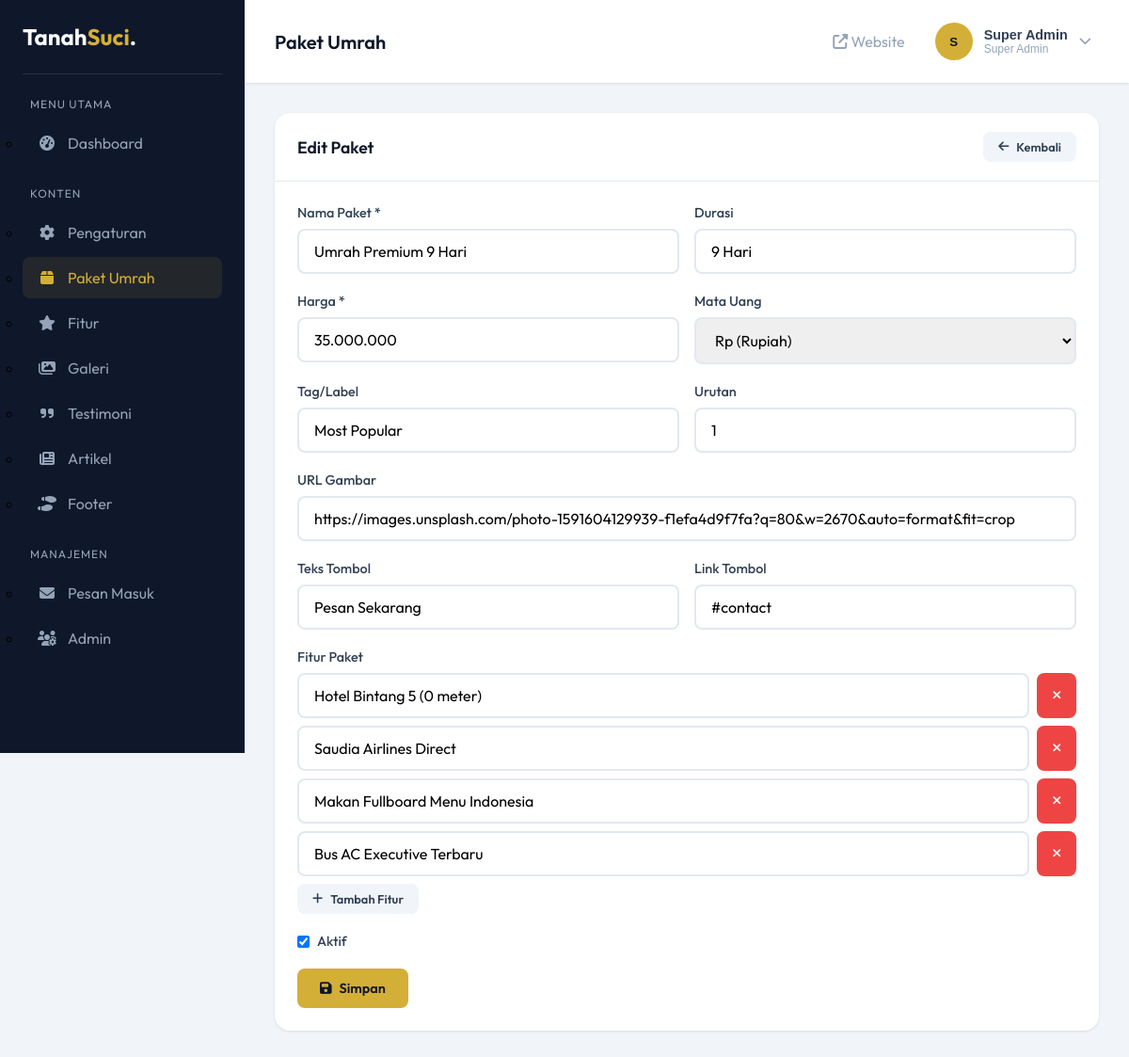
Screenshot of /admin/packages.php?action=edit&id=1 (signed in) with the database file from the repository.
### tables this page shows
CREATE TABLE IF NOT EXISTS packages (
    id INT AUTO_INCREMENT PRIMARY KEY,
    name VARCHAR(150) NOT NULL COMMENT 'Nama paket',
    price VARCHAR(50) NOT NULL COMMENT 'Harga paket (format: Rp 35.000.000)',
    currency VARCHAR(10) DEFAULT 'Rp' COMMENT 'Mata uang',
    duration VARCHAR(50) COMMENT 'Durasi paket (contoh: 9 Hari)',
    image_url VARCHAR(255) COMMENT 'URL gambar paket',
    tag VARCHAR(50) COMMENT 'Tag/label (contoh: Most Popular)',
    button_text VARCHAR(100) DEFAULT 'Pesan Sekarang' COMMENT 'Teks tombol CTA',
    button_link VARCHAR(255) DEFAULT '#contact' COMMENT 'Link tombol CTA',
    package_order INT DEFAULT 0 COMMENT 'Urutan tampilan',
    delay_class VARCHAR(20) DEFAULT '' COMMENT 'CSS class untuk delay animasi',
    is_active TINYINT(1) DEFAULT 1 COMMENT '1 = aktif, 0 = nonaktif',
    created_at TIMESTAMP DEFAULT CURRENT_TIMESTAMP,
    updated_at TIMESTAMP DEFAULT CURRENT_TIMESTAMP ON UPDATE CURRENT_TIMESTAMP
);

CREATE TABLE IF NOT EXISTS package_features (
    id INT AUTO_INCREMENT PRIMARY KEY,
    package_id INT NOT NULL COMMENT 'ID paket (foreign key)',
    feature_text VARCHAR(255) NOT NULL COMMENT 'Teks fitur',
    feature_order INT DEFAULT 0 COMMENT 'Urutan tampilan',
    is_active TINYINT(1) DEFAULT 1 COMMENT '1 = aktif, 0 = nonaktif',
    created_at TIMESTAMP DEFAULT CURRENT_TIMESTAMP,
    FOREIGN KEY (package_id) REFERENCES packages(id) ON DELETE CASCADE
);

### admin/packages.php (the view, shortened to what this page needs)
<?php
$action = $_GET['action'] ?? 'list';
$editId = $_GET['id'] ?? null;
$db = getDB();
$package = null;
$packageFeatures = [];
if ($action === 'edit' && $editId) {
    $stmt = $db->prepare("SELECT * FROM packages WHERE id = ?");
    $stmt->execute([$editId]);
    $package = $stmt->fetch();
    if ($package) {
        $stmt = $db->prepare("SELECT * FROM package_features WHERE package_id = ? ORDER BY feature_order");
        $stmt->execute([$editId]);
        $packageFeatures = $stmt->fetchAll();
    }
}
$packages = $db->query("SELECT * FROM packages ORDER BY package_order, id")->fetchAll();
require_once 'includes/header.php';
?>
<?php if ($action === 'add' || ($action === 'edit' && $package)): ?>
<div class="card">
    <div class="card-header">
        <h3 class="card-title"><?= $action === 'edit' ? 'Edit Paket' : 'Tambah Paket Baru' ?></h3>
        <a href="packages.php" class="btn btn-secondary btn-sm"><i class="fa-solid fa-arrow-left"></i> Kembali</a>
    </div>
    <div class="card-body">
        <form method="POST">
            <div class="form-row">
                <div class="form-group">
                    <label>Nama Paket *</label>
                    <input type="text" name="name" class="form-control" required
                           value="<?= htmlspecialchars($package['name'] ?? '') ?>" placeholder="Umrah Premium 9 Hari">
                </div>
                <div class="form-group">
                    <label>Durasi</label>
                    <input type="text" name="duration" class="form-control"
                           value="<?= htmlspecialchars($package['duration'] ?? '') ?>" placeholder="9 Hari">
                </div>
            </div>
            <div class="form-row">
                <div class="form-group">
                    <label>Harga *</label>
                    <input type="text" name="price" class="form-control" required
                           value="<?= htmlspecialchars($package['price'] ?? '') ?>" placeholder="35.000.000">
                </div>
                <div class="form-group">
                    <label>Mata Uang</label>
                    <select name="currency" class="form-control">
                        <option value="Rp" <?= ($package['currency'] ?? 'Rp') === 'Rp' ? 'selected' : '' ?>>Rp (Rupiah)</option>
                    </select>
                </div>
            </div>
            <div class="form-row">
                <div class="form-group">
                    <label>Tag/Label</label>
                    <input type="text" name="tag" class="form-control"
                           value="<?= htmlspecialchars($package['tag'] ?? '') ?>" placeholder="Most Popular">
                </div>
                <div class="form-group">
                    <label>Urutan</label>
                    <input type="number" name="package_order" class="form-control"
                           value="<?= $package['package_order'] ?? 0 ?>" min="0">
                </div>
            </div>
            <div class="form-group">
                <label>URL Gambar</label>
                <input type="url" name="image_url" class="form-control"
                       value="<?= htmlspecialchars($package['image_url'] ?? '') ?>" placeholder="https://...">
            </div>
            <div class="form-row">
                <div class="form-group">
                    <label>Teks Tombol</label>
                    <input type="text" name="button_text" class="form-control"
                           value="<?= htmlspecialchars($package['button_text'] ?? 'Pesan Sekarang') ?>">
                </div>
                <div class="form-group">
                    <label>Link Tombol</label>
                    <input type="text" name="button_link" class="form-control"
                           value="<?= htmlspecialchars($package['button_link'] ?? '#contact') ?>">
                </div>
            </div>
            <div class="form-group">
                <label>Fitur Paket</label>
                <div id="features-list">
                    <?php
                    $featuresList = !empty($packageFeatures) ? $packageFeatures : [['feature_text' => ''], ['feature_text' => ''], ['feature_text' => ''], ['feature_text' => '']];
                    foreach ($featuresList as $i => $f):
                    ?>
                        <div class="feature-item" style="display: flex; gap: 0.5rem; margin-bottom: 0.5rem;">
                            <input type="text" name="features[]" class="form-control"
                                   value="<?= htmlspecialchars($f['feature_text']) ?>" placeholder="Fitur <?= $i + 1 ?>">
                            <button type="button" class="btn btn-danger btn-sm" onclick="this.parentElement.remove()">
                                <i class="fa-solid fa-times"></i>
                            </button>
                        </div>
                    <?php endforeach; ?>
                </div>
                <button type="button" class="btn btn-secondary btn-sm" onclick="addFeature()">
                    <i class="fa-solid fa-plus"></i> Tambah Fitur
                </button>
            </div>
            <div class="form-group">
                <label style="display: flex; align-items: center; gap: 0.5rem;">
                    <input type="checkbox" name="is_active" value="1"
                           <?= ($package['is_active'] ?? 1) ? 'checked' : '' ?>>
                    Aktif
                </label>
            </div>
            <button type="submit" class="btn btn-primary">
                <i class="fa-solid fa-save"></i> Simpan
            </button>
        </form>
    </div>
</div>
<?php endif; ?>
<?php require_once 'includes/footer.php'; ?>

### admin/includes/header.php (style rules this page uses)
:root { --primary: #0F172A; --primary-light: #1E293B; --accent: #D4AF37; --accent-hover: #B5952F; --text-light: #F8FAFC; --text-muted: #94A3B8; --text-dark: #334155; --bg-light: #F1F5F9; --success: #22C55E; --warning: #F59E0B; --error: #EF4444; --info: #3B82F6; --sidebar-width: 260px; }
* { margin: 0; padding: 0; box-sizing: border-box; }
body { font-family: 'Outfit', sans-serif; background: var(--bg-light); min-height: 100vh; }
.card { background: white; border-radius: 1rem; box-shadow: 0 1px 3px rgba(0, 0, 0, 0.1); margin-bottom: 1.5rem; }
.card-header { padding: 1.25rem 1.5rem; border-bottom: 1px solid #E2E8F0; display: flex; align-items: center; justify-content: space-between; }
.card-title { font-size: 1.1rem; font-weight: 600; color: var(--primary); }
.card-body { padding: 1.5rem; }
.form-group { margin-bottom: 1.25rem; }
.form-group label { display: block; margin-bottom: 0.5rem; color: var(--text-dark); font-weight: 500; font-size: 0.9rem; }
.form-control { width: 100%; padding: 0.75rem 1rem; border: 2px solid #E2E8F0; border-radius: 0.5rem; font-size: 1rem; font-family: inherit; transition: all 0.3s ease; }
.form-row { display: grid; grid-template-columns: repeat(2, 1fr); gap: 1rem; }
.btn { display: inline-flex; align-items: center; justify-content: center; gap: 0.5rem; padding: 0.75rem 1.5rem; border: none; border-radius: 0.5rem; font-size: 0.9rem; font-weight: 600; font-family: inherit; cursor: pointer; transition: all 0.3s ease; text-decoration: none; }
.btn-primary { background: var(--accent); color: var(--primary); }
.btn-secondary { background: var(--bg-light); color: var(--text-dark); }
.btn-danger { background: var(--error); color: white; }
.btn-sm { padding: 0.5rem 1rem; font-size: 0.8rem; }

### rows the page displays
packages: name "Umrah Premium 9 Hari", duration "9 Hari", price "35.000.000", currency "Rp (Rupiah)", tag "Most Popular", package_order "1", image_url "https://images.unsplash.com/photo-1591604129939-f1efa4d9f7fa?q=80&w=2670&auto=format&fit=crop", button_text "Pesan Sekarang", button_link "#contact", is_active "☑"
package_features: feature_text "Hotel Bintang 5 (0 meter)"
package_features: feature_text "Saudia Airlines Direct"
package_features: feature_text "Makan Fullboard Menu Indonesia"
package_features: feature_text "Bus AC Executive Terbaru"

### other values shown
PAGE_TITLE "Paket Umrah"
substr($_SESSION['admin_fullname'] ?? 'A', 0, 1) "S"
$_SESSION['admin_fullname'] "Super Admin"
str_replace('_', ' ', $_SESSION['admin_role'] ?? 'admin') "Super Admin"
